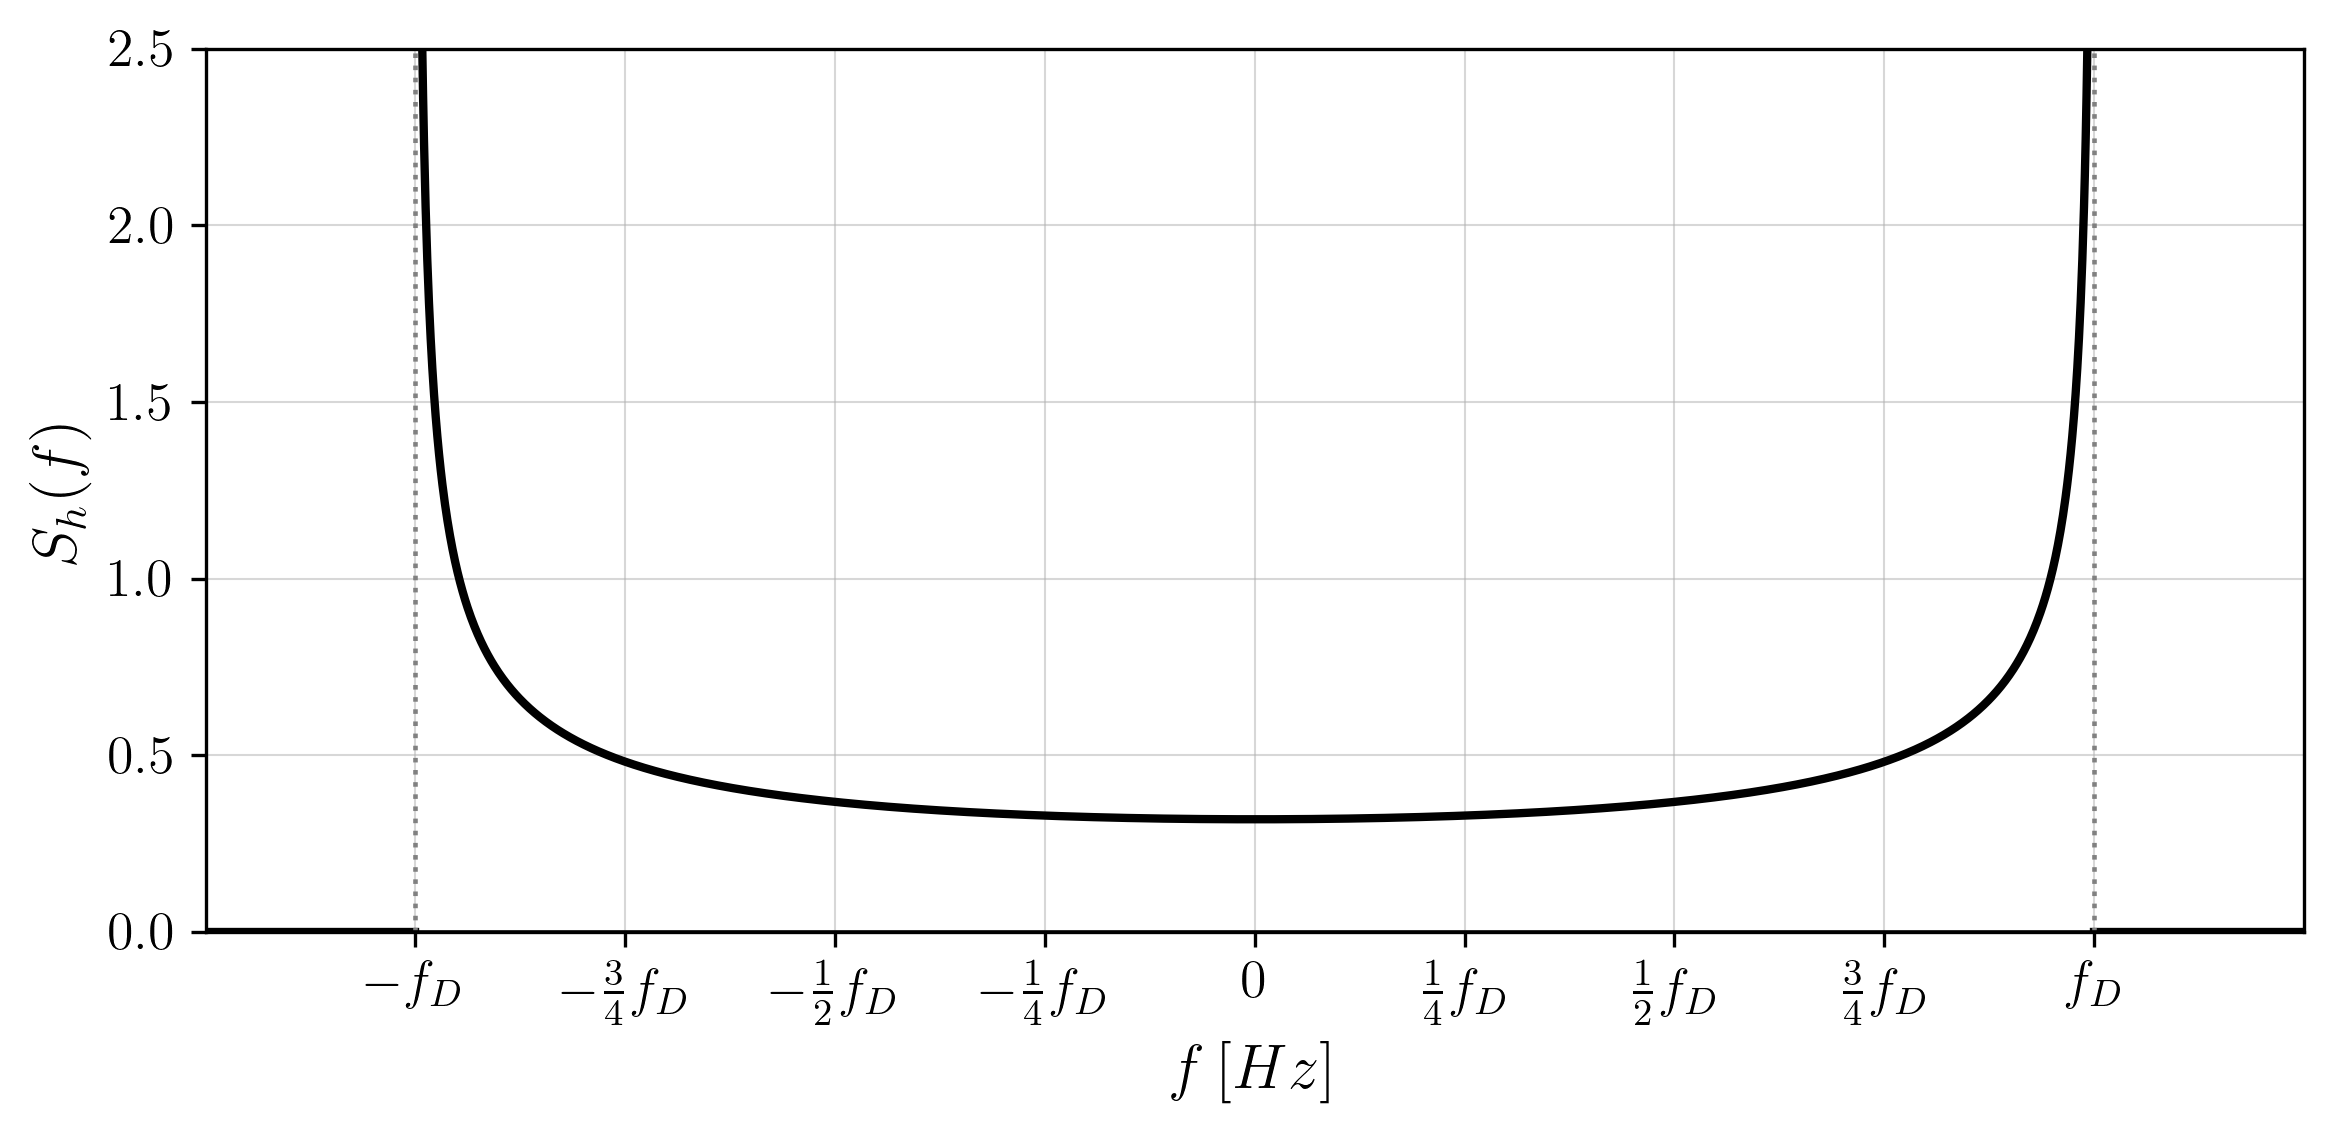

Write Python code to recreate this figure.
import os
import numpy as np
import matplotlib
import matplotlib.pyplot as plt

matplotlib.rcParams.update({
    "text.usetex": True,
    "font.family": "serif",
    "font.serif": ["Computer Modern Roman"],
    "font.size": 14,
    "axes.labelsize": 15,
    "xtick.labelsize": 13,
    "ytick.labelsize": 13,
})

def plot_doppler_spectrum(y_max=3.0):
    # Normalized: nu = f / f_D, S_h(nu) = 1 / (pi * sqrt(1 - nu^2)) for |nu| < 1
    eps = 1e-4
    nu = np.linspace(-1 + eps, 1 - eps, 2000)
    psd = 1 / (np.pi * np.sqrt(1 - nu**2))

    fig, ax = plt.subplots(figsize=(8, 4))

    # PSD curve inside [-f_D, f_D]
    ax.plot(nu, psd, color='black', linewidth=2)

    # Zero regions outside [-f_D, f_D]
    ax.plot([-5/4, -1], [0, 0], color='black', linewidth=2)
    ax.plot([ 1,  5/4], [0, 0], color='black', linewidth=2)

    # Boundary markers at ±f_D
    ax.axvline( 1.0, color='gray', linestyle=':', linewidth=1.1)
    ax.axvline(-1.0, color='gray', linestyle=':', linewidth=1.1)
    ax.axhline( 0.0, color='black', linestyle='-', linewidth=1.1)

    tick_positions = [-1, -3/4, -1/2, -1/4, 0, 1/4, 1/2, 3/4, 1]
    tick_labels = [
        r'$-f_D$',
        r'$-\frac{3}{4}f_D$',
        r'$-\frac{1}{2}f_D$',
        r'$-\frac{1}{4}f_D$',
        r'$0$',
        r'$\frac{1}{4}f_D$',
        r'$\frac{1}{2}f_D$',
        r'$\frac{3}{4}f_D$',
        r'$f_D$',
    ]
    ax.set_xticks(tick_positions)
    ax.set_xticklabels(tick_labels)

    ax.set_xlabel(r'$f\,[Hz]$')
    ax.set_ylabel(r'$S_h(f)$')
    ax.set_xlim(-5/4, 5/4)
    ax.set_ylim(0, y_max)
    ax.grid(True, linewidth=0.5, alpha=0.5)
    fig.tight_layout()

    out_dir = os.path.dirname(os.path.abspath(__file__))
    plt.savefig(os.path.join(out_dir, 'doppler_spectrum.png'), dpi=300, bbox_inches='tight')
    plt.show()

if __name__ == "__main__":
    plot_doppler_spectrum(y_max=2.5)
